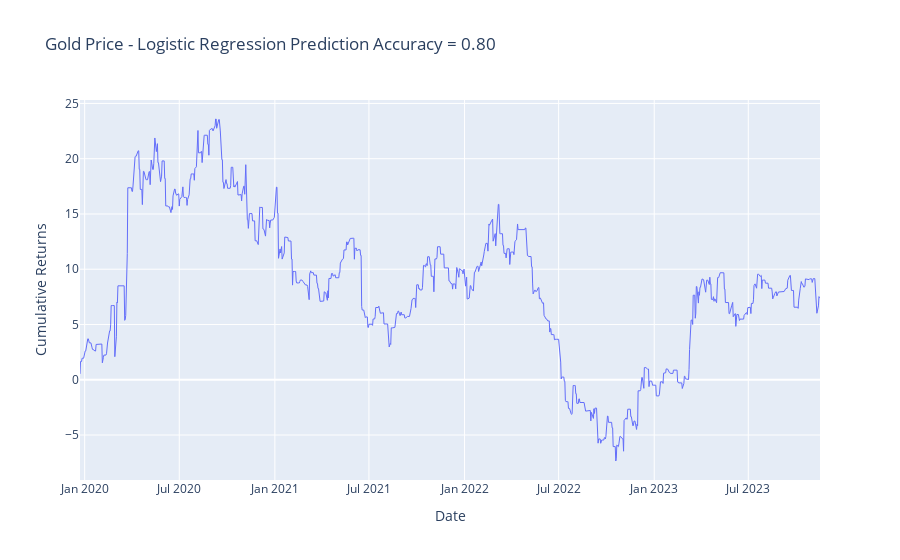

The code cell stored with this chart in its notebook:
### Code cell
# Backtesting with test data
fig = go.Figure()
fig.add_trace(go.Scatter(x=clf_df['date'], y=clf_df['Cumulative Returns'], mode='lines', name='Actual'))

fig.update_layout(xaxis_title='Date', yaxis_title='Cumulative Returns',
                  title=f'Gold Price - Logistic Regression Prediction Accuracy = {log_acc:.2f}')
fig.update_traces(line=dict(width=1))
fig.show()

### Figure 1 — Plotly figure (JSON) as saved in the notebook; plotly's stock layout.template omitted (floating-point values rounded to 4 significant figures; data arrays with more than 128 entries replaced by an {"elided": "..."} marker saying what was removed)
{"data": [{"line": {"width": 1}, "mode": "lines", "name": "Actual", "type": "scatter", "x": {"elided": "973 str values"}, "y": {"elided": "973 float values"}}], "layout": {"title": {"text": "Gold Price - Logistic Regression Prediction Accuracy = 0.80"}, "xaxis": {"title": {"text": "Date"}}, "yaxis": {"title": {"text": "Cumulative Returns"}}}}
